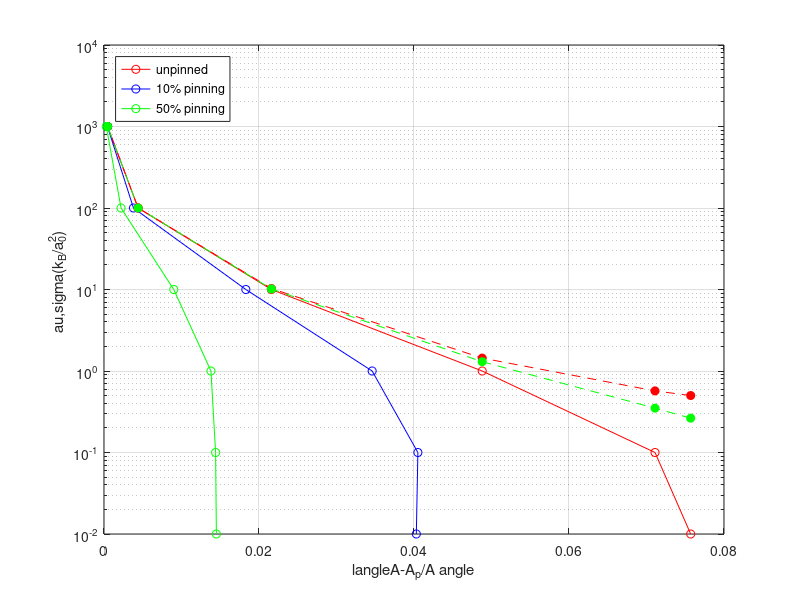

MATLAB code to generate this figure:
tau = [0.01, 0.1, 1.0, 10., 100., 1000.];
sigma_pin_0 = [0.500,0.570,1.440,10.280,100.070,1000.008];
% sigma_pin_10 = [0.453,0.5353,1.408,10.280,100.070,1000.008];
sigma_pin_50 = [0.264,0.350,1.30,10.16,100.040,1000.0057];

exc_area_pin_0  = [0.0757, 0.0711, 0.0488, 0.0216, 0.0044, 4.67*1e-4];
exc_area_pin_10 = [0.0403, 0.0405, 0.0346, 0.0183, 0.0038, 4.48*1e-4];
exc_area_pin_50 = [0.0145, 0.0144, 0.0138, 0.0090, 0.0022, 2.95*1e-4];

figure(1)
semilogy(exc_area_pin_0,tau,'ro-');
hold on
semilogy(exc_area_pin_0,sigma_pin_0,'ro--','MarkerFaceColor', 'r','HandleVisibility','off');
hold on
semilogy(exc_area_pin_10,tau,'bo-');
hold on
semilogy(exc_area_pin_50,tau,'go-');
hold on
semilogy(exc_area_pin_0,sigma_pin_50,'go--','MarkerFaceColor', 'g','HandleVisibility','off');
xlabel("\langle{A-A_p}/{A}\rangle");
ylabel("\tau,\sigma(k_B/a_0^2)");
legend('unpinned','10% pinning','50% pinning','location','northwest');
grid on;
